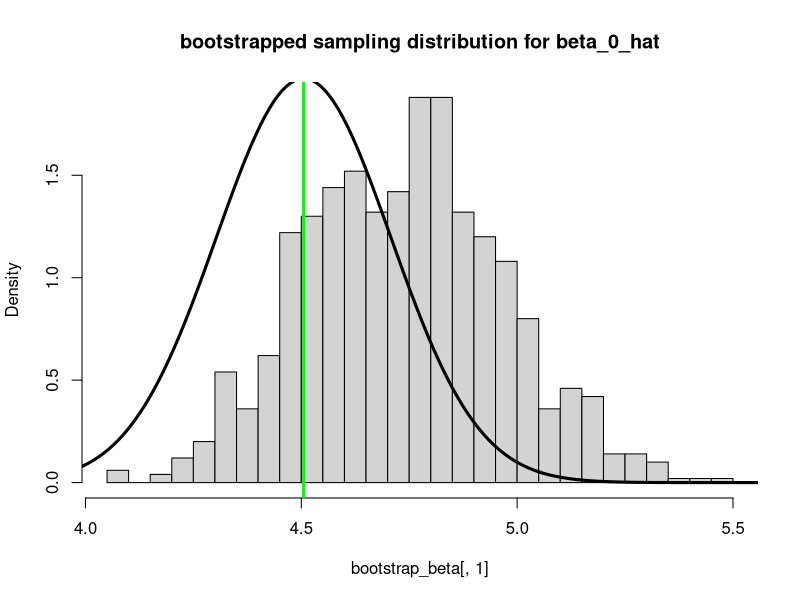
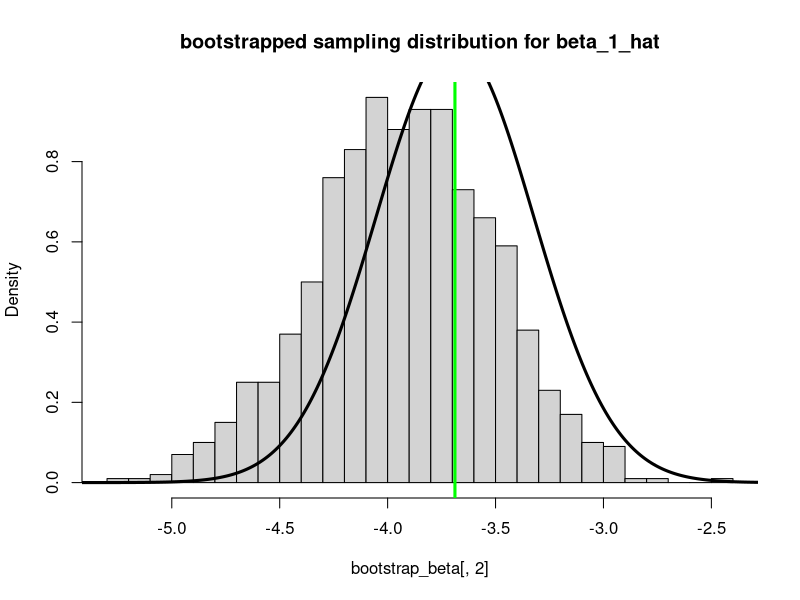
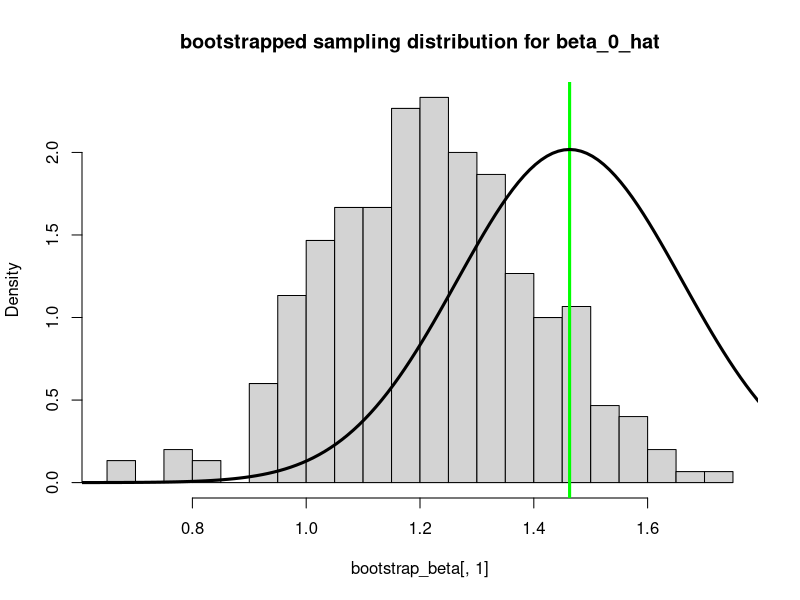
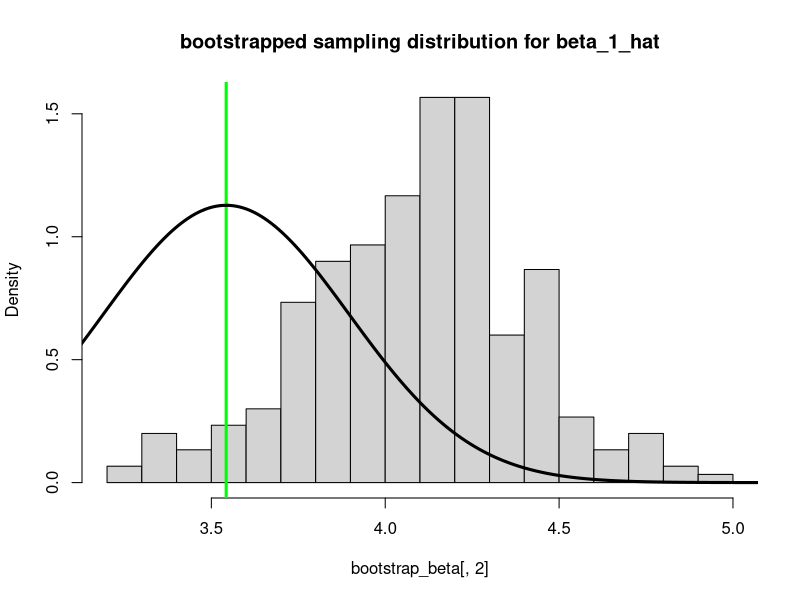
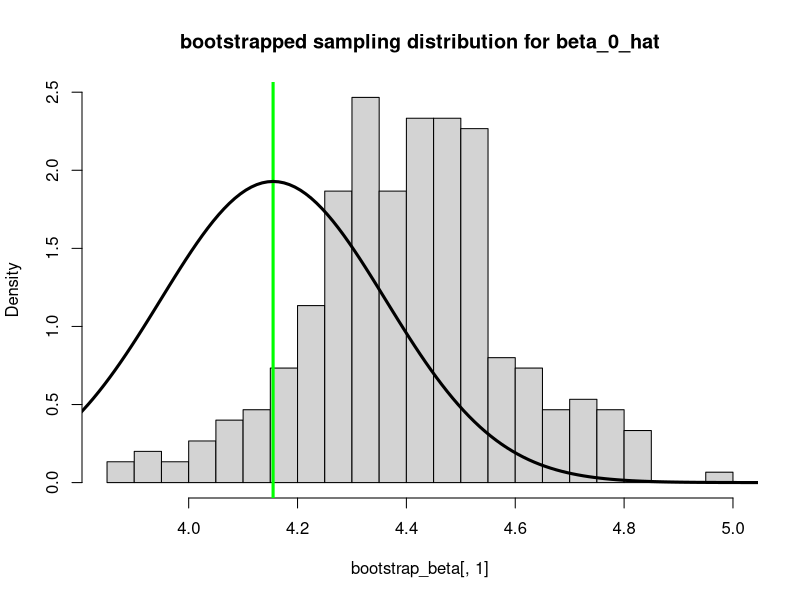
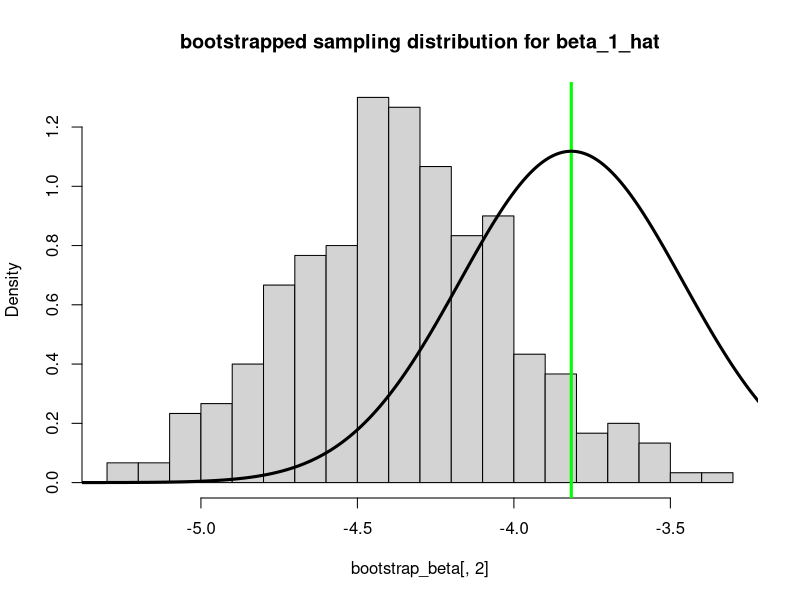

R code for these plots, in order:

# CONSTRUCT REGRESSION DATA TO ILLUSTRATE THE DIFFERENCES IN THESE APPROACHES
# THAT MIGHT BE OBSERVED FROM DATA.  APPROACH 1 SHOULD DO BETTER THAN APPROACH 2
# FOR MAYBE HETEROSCEDASTIC DATA.  APPROACH 2B SHOULD BE BETTER THAN APPROACH 2A

# Bootstrapping for linear regression

n = 100
p = 2
sigma = 1

beta = runif( n=p, min=1, max=5) * (-1)^(runif(p) < .5)
X = cbind( 1, matrix( runif(n*(p-1)), ncol=p-1))
y = X %*% beta + rnorm( n, mean=0, sd=sigma)

# First we will sub-sample from the joint distribution of (x_i, y_i)
m = n # size of each bootstrap sample
num_boot_samples = 1000
bootstrap_beta = matrix( NA, num_boot_samples, p)
for(k in 1:num_boot_samples){
	sub_index = sample( 1:n, size=m, replace=T)
	X_star = X[sub_index,]
	y_star = y[sub_index]
	bootstrap_beta[k,] = solve(t(X_star)%*%X_star) %*% t(X_star) %*% y_star	
}

# Histogram of the bootstrapped sampling distribution for the estimated beta_0
hist( bootstrap_beta[,1], breaks=floor(sqrt(num_boot_samples)), freq=F,
      main="bootstrapped sampling distribution for beta_0_hat")
abline( v=beta[1], col="green", lwd=3)
	
# Since we generated the regression data with Gaussian errors, we know the true
# sampling distribution.  So overlay the true density on the histogram
grid = seq( beta[1]-3, beta[1]+3, by=.01)
lines( grid, dnorm( grid, mean=beta[1], sd=sqrt(solve(t(X)%*%X)[1,1])*sigma), 
       lwd=3)

# Histogram of the bootstrapped sampling distribution for the estimated beta_1
hist( bootstrap_beta[,2], breaks=floor(sqrt(num_boot_samples)), freq=F,
     main="bootstrapped sampling distribution for beta_1_hat")
abline( v=beta[2], col="green", lwd=3)

# Since we generated the regression data with Gaussian errors, we know the true
# sampling distribution.  So overlay the true density on the histogram
grid = seq( beta[2]-3, beta[2]+3, by=.01)
lines( grid, dnorm( grid, mean=beta[2], sd=sqrt(solve(t(X)%*%X)[2,2])*sigma), 
      lwd=3)
			

# -----------------------------------------------------------------------------
# Alternatively, try bootstrapping by subsampling residuals from the empirical
# residuals from the observed data set
n = 100
p = 2
sigma = 1

beta = runif( n=p, min=1, max=5) * (-1)^(runif(p) < .5)
X = cbind( 1, matrix( runif(n*(p-1)), ncol=p-1))
y = X %*% beta + rnorm( n, mean=0, sd=sigma)

beta_hat = solve(t(X)%*%X) %*% t(X) %*% y
u_hat = y - X%*%beta_hat

num_boot_samples = 300
bootstrap_beta = matrix( NA, num_boot_samples, p)
for(k in 1:num_boot_samples){
	u_star = matrix( sample( u_hat, size=n, replace=T), ncol=1)	
	y_star = X %*% beta_hat + u_star
	bootstrap_beta[k,] = solve(t(X)%*%X) %*% t(X) %*% y_star	
}


# Histogram of the bootstrapped sampling distribution for the estimated beta_0
hist( bootstrap_beta[,1], breaks=floor(sqrt(num_boot_samples)), freq=F,
      main="bootstrapped sampling distribution for beta_0_hat")
abline( v=beta[1], col="green", lwd=3)
	
# Since we generated the regression data with Gaussian errors, we know the true
# sampling distribution.  So overlay the true density on the histogram
grid = seq( beta[1]-3, beta[1]+3, by=.01)
lines( grid, dnorm( grid, mean=beta[1], sd=sqrt(solve(t(X)%*%X)[1,1])*sigma), 
       lwd=3)

# Histogram of the bootstrapped sampling distribution for the estimated beta_1
hist( bootstrap_beta[,2], breaks=floor(sqrt(num_boot_samples)), freq=F,
     main="bootstrapped sampling distribution for beta_1_hat")
abline( v=beta[2], col="green", lwd=3)

# Since we generated the regression data with Gaussian errors, we know the true
# sampling distribution.  So overlay the true density on the histogram
grid = seq( beta[2]-3, beta[2]+3, by=.01)
lines( grid, dnorm( grid, mean=beta[2], sd=sqrt(solve(t(X)%*%X)[2,2])*sigma), 
      lwd=3)



# -----------------------------------------------------------------------------
# Next, try bootstrapping by subsampling residuals from the standarized
# empirical residuals from the observed data set
n = 100
p = 2
sigma = 1

beta = runif( n=p, min=1, max=5) * (-1)^(runif(p) < .5)
X = cbind( 1, matrix( runif(n*(p-1)), ncol=p-1))
y = X %*% beta + rnorm( n, mean=0, sd=sigma)

beta_hat = solve(t(X)%*%X) %*% t(X) %*% y
u_hat = y - X%*%beta_hat

Px = X %*% solve(t(X)%*%X) %*% t(X)
h = diag(Px)

r = u_hat / sqrt(1 - h)
r_bar = mean(r)


num_boot_samples = 300
bootstrap_beta = matrix( NA, num_boot_samples, p)
for(k in 1:num_boot_samples){
	u_star = matrix( sample( r - r_bar, size=n, replace=T), ncol=1)	
	y_star = X %*% beta_hat + u_star
	bootstrap_beta[k,] = solve(t(X)%*%X) %*% t(X) %*% y_star	
}

# Histogram of the bootstrapped sampling distribution for the estimated beta_0
hist( bootstrap_beta[,1], breaks=floor(sqrt(num_boot_samples)), freq=F,
      main="bootstrapped sampling distribution for beta_0_hat")
abline( v=beta[1], col="green", lwd=3)
	
# Since we generated the regression data with Gaussian errors, we know the true
# sampling distribution.  So overlay the true density on the histogram
grid = seq( beta[1]-3, beta[1]+3, by=.01)
lines( grid, dnorm( grid, mean=beta[1], sd=sqrt(solve(t(X)%*%X)[1,1])*sigma), 
       lwd=3)

# Histogram of the bootstrapped sampling distribution for the estimated beta_1
hist( bootstrap_beta[,2], breaks=floor(sqrt(num_boot_samples)), freq=F,
     main="bootstrapped sampling distribution for beta_1_hat")
abline( v=beta[2], col="green", lwd=3)

# Since we generated the regression data with Gaussian errors, we know the true
# sampling distribution.  So overlay the true density on the histogram
grid = seq( beta[2]-3, beta[2]+3, by=.01)
lines( grid, dnorm( grid, mean=beta[2], sd=sqrt(solve(t(X)%*%X)[2,2])*sigma), 
      lwd=3)







